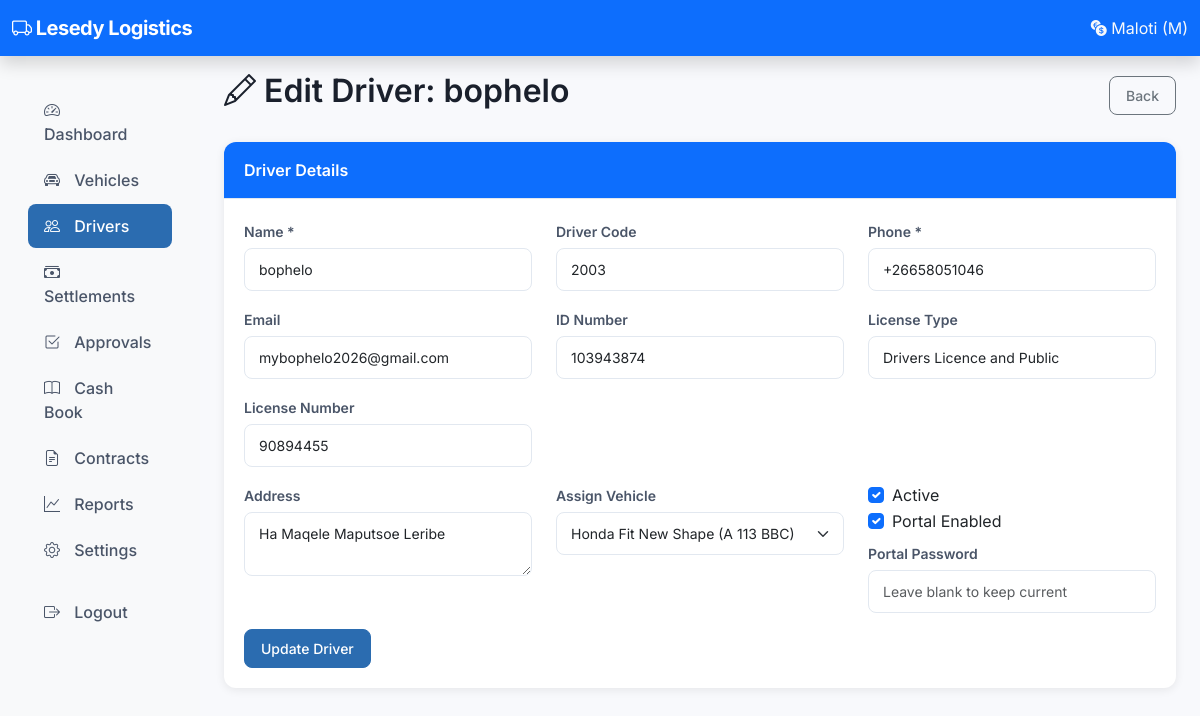
Before: /owner/drivers/1/edit/ (signed in) with the older database file.
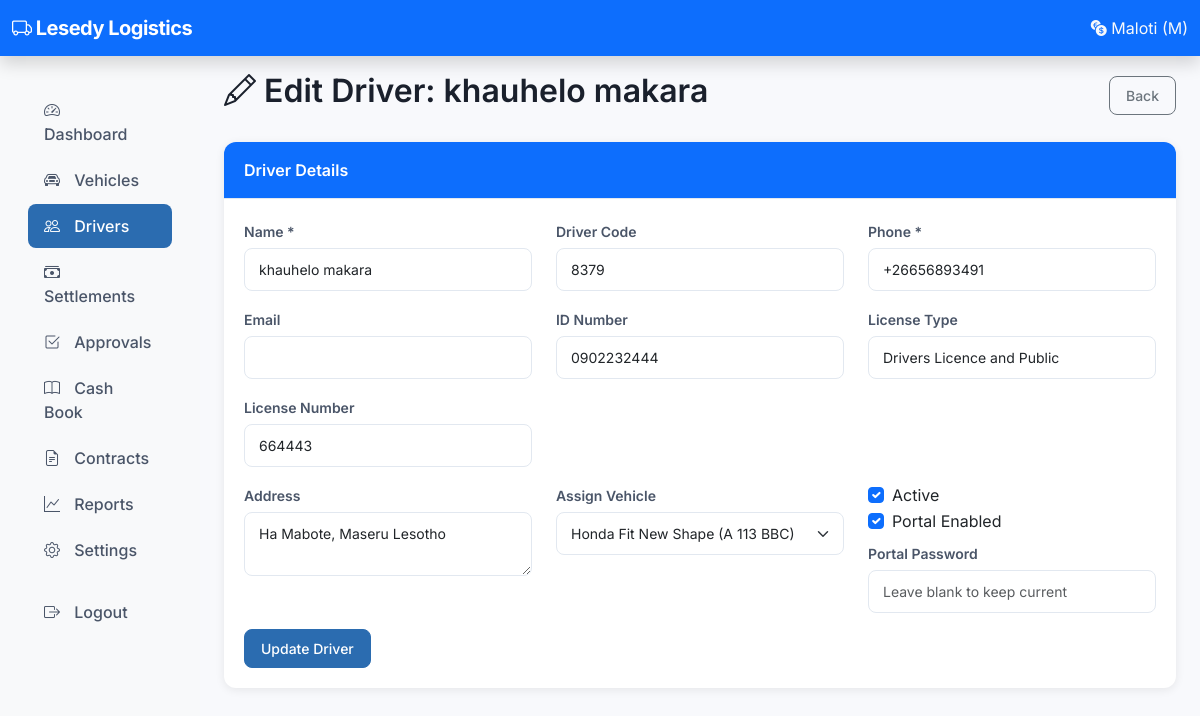
After: the same page with the newer database file.
### drivers/models.py (models this page shows, shortened)
class Driver(models.Model):
    name = models.CharField(max_length=200)
    phone = models.CharField(max_length=20, unique=True)
    email = models.EmailField(blank=True, null=True)
    address = models.TextField(blank=True)
    id_number = models.CharField(max_length=50, blank=True)
    license_type = models.CharField(max_length=10, blank=True)
    license_number = models.CharField(max_length=50, blank=True)
    license_expiry = models.DateField(null=True, blank=True)
    vehicle = models.ForeignKey(
        Vehicle,
        on_delete=models.SET_NULL,
        null=True,
        blank=True,
        related_name='drivers',
    )
    is_active = models.BooleanField(default=True)
    hire_date = models.DateField(auto_now_add=True)
    termination_date = models.DateField(null=True, blank=True)
    settlement_frequency = models.CharField(
        max_length=10,
        choices=[('daily', 'Daily'), ('weekly', 'Weekly')],
        blank=True,
        null=True,
        help_text='Override vehicle default',
    )
    daily_quota_override = models.DecimalField(max_digits=10, decimal_places=2, null=True, blank=True)
    monthly_salary_override = models.DecimalField(max_digits=10, decimal_places=2, null=True, blank=True)
    percentage_override = models.DecimalField(max_digits=5, decimal_places=2, null=True, blank=True)
    contract_target_override = models.DecimalField(max_digits=10, decimal_places=2, null=True, blank=True)
    contract_success_bonus_fixed_override = models.DecimalField(max_digits=10, decimal_places=2, null=True, blank=True)
    contract_success_bonus_percentage_override = models.DecimalField(max_digits=5, decimal_places=2, null=True, blank=True)
    contract_failure_percentage_override = models.DecimalField(max_digits=5, decimal_places=2, null=True, blank=True)
    driver_code = models.CharField(max_length=4, unique=True, blank=True, null=True,
                                   help_text='4-digit code for driver portal login')
    portal_password = models.CharField(max_length=128, blank=True, null=True)
    is_portal_enabled = models.BooleanField(default=False)
    last_login = models.DateTimeField(null=True, blank=True)
    created_at = models.DateTimeField(auto_now_add=True)
    updated_at = models.DateTimeField(auto_now=True)

### vehicles/models.py (models this page shows, shortened)
class Vehicle(models.Model):
    VEHICLE_TYPES = [
        ('sedan', 'Sedan (4-seater)'),
        ('minivan', 'Minivan (6-8 seater)'),
        ('minibus', 'Minibus (14-seater)'),
        ('bus', 'Bus (30-50 seater)'),
    ]
    OPERATING_MODELS = [
        ('quota', 'Quota System'),
        ('salary', 'Monthly Salary'),
        ('percentage', 'Percentage System'),
        ('contract', 'Contract System'),
    ]
    name = models.CharField(max_length=100)
    vehicle_type = models.CharField(max_length=20, choices=VEHICLE_TYPES)
    seats = models.PositiveIntegerField()
    plate = models.CharField(max_length=20, unique=True)
    operating_model = models.CharField(max_length=20, choices=OPERATING_MODELS, default='quota')
    daily_quota = models.DecimalField(max_digits=10, decimal_places=2, default=250.00,
                                       help_text="Only used for quota model")
    monthly_salary = models.DecimalField(max_digits=10, decimal_places=2, default=3000.00,
                                          help_text="Only used for salary model")
    driver_percentage = models.DecimalField(max_digits=5, decimal_places=2, default=30.00,
                                             help_text="Driver's percentage of gross income (e.g., 30%)")
    contract_target = models.DecimalField(max_digits=10, decimal_places=2, default=15000.00,
                                           help_text="Monthly target gross income for contract model")
    contract_success_bonus_type = models.CharField(max_length=20, choices=[
        ('fixed', 'Fixed Amount'),
        ('percentage', 'Percentage of Gross'),
        ('hybrid', 'Hybrid (Fixed + Percentage)'),
    ], default='fixed', help_text="Only used for contract model")
    contract_success_bonus_fixed = models.DecimalField(max_digits=10, decimal_places=2, default=2000.00,
                                                        help_text="Fixed bonus amount if target achieved")
    contract_success_bonus_percentage = models.DecimalField(max_digits=5, decimal_places=2, default=10.00,
                                                             help_text="Percentage bonus if target achieved (e.g., 10%)")
    contract_failure_percentage = models.DecimalField(max_digits=5, decimal_places=2, default=20.00,
                                                       help_text="Percentage of gross income driver keeps if target is NOT achieved")
    insurance = models.DecimalField(max_digits=10, decimal_places=2, default=0)
    permit_cost = models.DecimalField(max_digits=10, decimal_places=2, default=0)
    loan_payment = models.DecimalField(max_digits=10, decimal_places=2, default=0)
    default_settlement_frequency = models.CharField(max_length=10, choices=[
        ('daily', 'Daily'),
        ('weekly', 'Weekly'),
    ], default='daily')
    is_active = models.BooleanField(default=True)
    created_at = models.DateTimeField(auto_now_add=True)
    updated_at = models.DateTimeField(auto_now=True)

### owner/views.py (the view, shortened to what this page needs)
# urls.py: path('drivers/<int:driver_id>/edit/', views.driver_edit, name='owner_driver_edit'),
@owner_required
def driver_edit(request, driver_id):
    driver = get_object_or_404(Driver, id=driver_id)
    vehicles = Vehicle.objects.filter(is_active=True)
    return render(request, 'owner/drivers/edit.html', {'driver': driver, 'vehicles': vehicles})

### accounts/context_processors.py (called while the page is built)
def pending_approvals(request):
    if request.user.is_authenticated and request.user.is_staff:
        count = DailySettlement.objects.filter(status='submitted').count()
        return {'pending_approvals': count}
    return {}

def system_settings(request):
    try:
        settings = SystemSettings.get_settings()
        return {
            'company_name': settings.company_name,
            'company_phone': settings.company_phone,
            'company_email': settings.company_email,
            'company_address': settings.company_address,
            'company_logo': settings.company_logo,
        }
    except Exception:
        return {
            'company_name': 'Taxi Accounting System',
            'company_phone': '',
            'company_email': '',
            'company_address': '',
            'company_logo': None,
        }

### accounts/models.py (called while the page is built)
    @classmethod
    def get_settings(cls):
        obj, created = cls.objects.get_or_create(id=1)
        return obj

### owner/views.py (called while the page is built)
def is_owner(user):
    return user.is_authenticated and user.is_staff

### templates/owner/drivers/edit.html (shortened to what this page needs)
{% extends 'base.html' %}
{% block content %}
<div class="d-flex justify-content-between align-items-center mb-4">
    <h2><i class="bi bi-pencil"></i> Edit Driver: {{ driver.name }}</h2>
    <a href="{% url 'owner_driver_list' %}" class="btn btn-outline-secondary">Back</a>
</div>
<div class="card">
    <div class="card-header bg-primary text-white">Driver Details</div>
    <div class="card-body">
        <form method="post">
            <div class="row mb-3">
                <div class="col-md-4"><label class="form-label">Name *</label><input type="text" name="name" class="form-control" value="{{ driver.name }}" required></div>
                <div class="col-md-4"><label class="form-label">Driver Code</label><input type="text" name="driver_code" class="form-control" value="{{ driver.driver_code|default:'' }}" maxlength="4" pattern="\d{4}" placeholder="Auto-generated if blank"></div>
                <div class="col-md-4"><label class="form-label">Phone *</label><input type="text" name="phone" class="form-control" value="{{ driver.phone }}" required></div>
            </div>
            <div class="row mb-3">
                <div class="col-md-4"><label class="form-label">Email</label><input type="email" name="email" class="form-control" value="{{ driver.email|default:'' }}"></div>
                <div class="col-md-4"><label class="form-label">ID Number</label><input type="text" name="id_number" class="form-control" value="{{ driver.id_number|default:'' }}"></div>
                <div class="col-md-4"><label class="form-label">License Type</label><input type="text" name="license_type" class="form-control" value="{{ driver.license_type|default:'' }}"></div>
            </div>
            <div class="row mb-3">
                <div class="col-md-4"><label class="form-label">License Number</label><input type="text" name="license_number" class="form-control" value="{{ driver.license_number|default:'' }}"></div>
            </div>
            <div class="row mb-3">
                <div class="col-md-4"><label class="form-label">Address</label><textarea name="address" class="form-control" rows="2">{{ driver.address|default:'' }}</textarea></div>
                <div class="col-md-4"><label class="form-label">Assign Vehicle</label>
                    <select name="vehicle" class="form-select">
                        {% for v in vehicles %}
                        <option value="{{ v.id }}" {% if driver.vehicle and driver.vehicle.id == v.id %}selected{% endif %}>{{ v.name }} ({{ v.plate }})</option>
                        {% endfor %}
                    </select>
                </div>
                <div class="col-md-4">
                    <div class="form-check"><input type="checkbox" name="is_active" class="form-check-input" {% if driver.is_active %}checked{% endif %}><label class="form-check-label">Active</label></div>
                    <div class="form-check"><input type="checkbox" name="is_portal_enabled" class="form-check-input" {% if driver.is_portal_enabled %}checked{% endif %}><label class="form-check-label">Portal Enabled</label></div>
                    <label class="form-label mt-2">Portal Password</label><input type="text" name="portal_password" class="form-control" placeholder="Leave blank to keep current">
                </div>
            </div>
            <button type="submit" class="btn btn-primary">Update Driver</button>
        </form>
    </div>
</div>
{% endblock %}

Changed rows visible on the page:
changed Driver "Drivers Licence and Public": name "bophelo" → "khauhelo makara"; driver_code "2003" → "8379"; phone "+26658051046" → "+26656893491"; id_number "103943874" → "0902232444"; license_number "90894455" → "664443"; address "Ha Maqele Maputsoe Leribe" → "Ha Mabote, Maseru Lesotho"; email "mybophelo2026@gmail.com" → (not shown)
